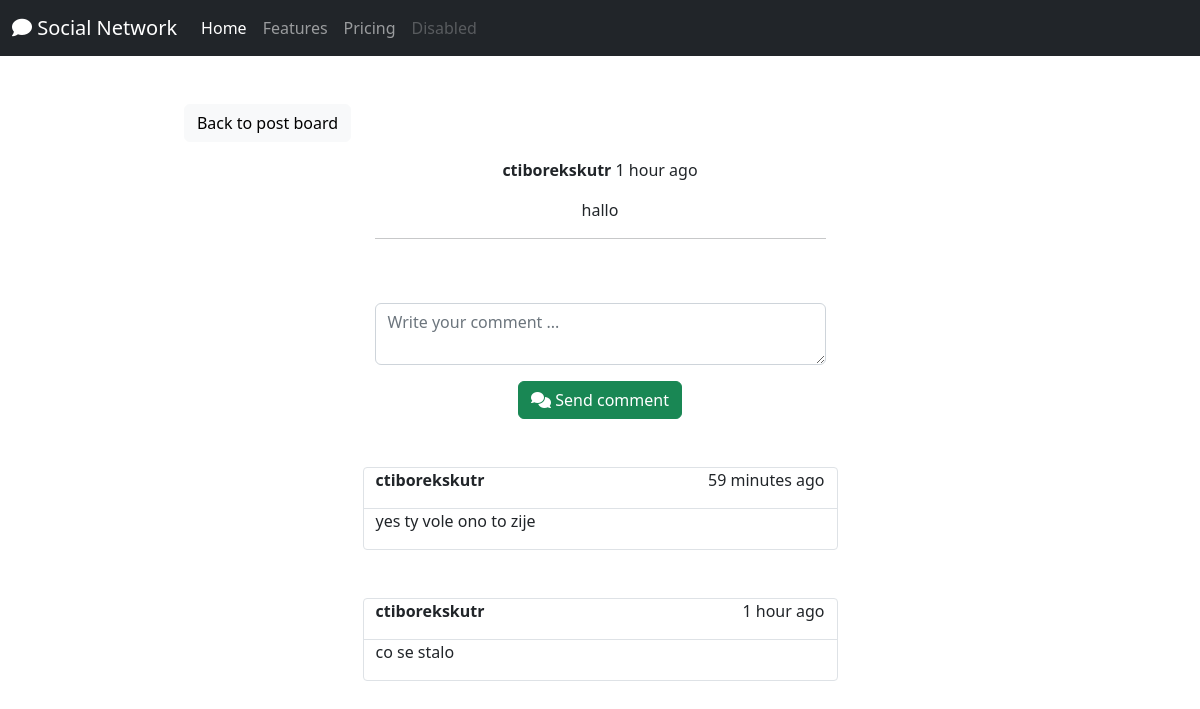
The app's page /social/post/69 with its own data.
### social/models.py (models this page shows)
class Post(models.Model):
    body = models.TextField()
    created_on = models.DateTimeField(default=timezone.now)
    author = models.ForeignKey(User, on_delete=models.CASCADE)

class Comment(models.Model):
    comment = models.TextField()
    created_on = models.DateTimeField(default=timezone.now)
    author = models.ForeignKey(User, on_delete=models.CASCADE)
    post = models.ForeignKey(Post, on_delete=models.CASCADE)

### social/views.py (the view, shortened to what this page needs)
# urls.py: path("post/<int:pk>", PostDetailView.as_view(), name="post-detail"),
class PostDetailView(View):
    def get(self, request, pk, *args, **kwargs):
        post = Post.objects.get(pk=pk)
        form = CommentForm()
        comments = Comment.objects.filter(post=post).order_by('-created_on')
        context = {
            'post': post,
            'form': form,
            'comments':comments,
            }
        return render(request, 'social/post_detail.html', context)

### social/forms.py
class CommentForm(forms.ModelForm):
    comment = forms.CharField(
        label='',
        widget = forms.Textarea(attrs={
            'rows':2,
            'placeholder': 'Write your comment ...'
        })
    )
    class Meta:
        model = Comment
        fields = ['comment']

### social/templates/social/post_detail.html (shortened to what this page needs)
{% extends 'landing/base.html' %}
{% load crispy_forms_tags %}
{% block content %}
<div class="container">
<div class="row mt-5">
    <div class="col-md-5 col-sm-6 text-center">
        <a class="btn btn-light" href="{% url 'post-list' %}">Back to post board</a>
    </div>
</div>
<div class="row justify-content-center mt-3">
    <div class="col-md-5 col-sm-6 text-center">
        <p><strong>{{post.author}}</strong> {{post.created_on| timesince}} ago</p>
        <p>{{post.body}}</p>
        <hr>
    </div>
</div>
<div class="row justify-content-center mt-5">
    <div class="col-md-5 col-sm-12 text-center">
        <form action="" method="post">
            {{ form | crispy }}
            <div class="">
                <button class="btn btn-success mt-3"><i class="fa-solid fa-comments"></i> Send comment</button>
            </div>
        </form>
    </div>
</div>
<div class="comment-list">
    {% for comment in comments %}
<div class="row justify-content-center mt-5">
<div class="col-md-5 col-sm-12 text-start border-bottom position-relative border rounded-1">
    <div class="row border-bottom">
        <div class="col-6 text-start">
        <p><strong>{{comment.author}}</strong></p></div>
        <div class="col-6 text-end">
         {{comment.created_on | timesince}} ago
    </div>
    </div>
        <p>{{comment.comment}}</p>
    </div>
</div>
{% endfor %}
</div>
</div>
{% endblock %}

### records on screen
Post: author "ctiborekskutr", created_on "1 hour", body "hallo"
Comment: author "ctiborekskutr", created_on "59 minutes", comment "yes ty vole ono to zije"
Comment: author "ctiborekskutr", created_on "1 hour", comment "co se stalo"
